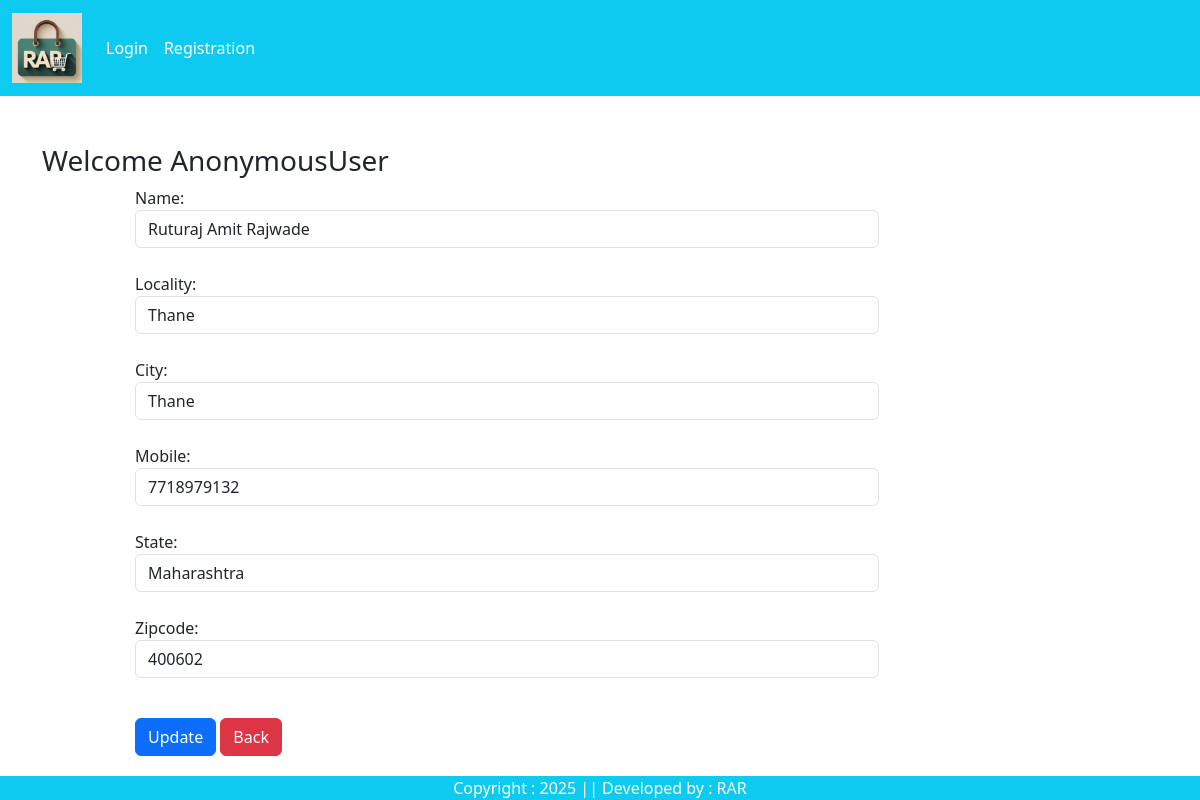
/updateAddress/4, run on the app's committed database.
### app/models.py (models this page shows, shortened)
class Customer(models.Model):
    user= models.ForeignKey(User,on_delete=models.CASCADE)
    name= models.CharField(max_length=200)
    locality = models.CharField(max_length=200)
    city = models.CharField(max_length=50)
    mobile = models.CharField(max_length=10,validators=[phone_validator],unique=True)
    zipcode = models.IntegerField()
    state = models.CharField(choices=STATE_CHOICES, max_length=100 )

### app/views.py (the view, shortened to what this page needs)
# urls.py: path('updateAddress/<int:pk>',views.updateAddress.as_view(),name ="updateAddress" ),
class updateAddress(View):
    def get(self,request,pk):
        add= Customer.objects.get(pk = pk)
        form = CustomerProfileForm(instance=add)
        return render(request,'app/updateaddress.html',locals())

### app/forms.py
class CustomerProfileForm(forms.ModelForm):
    class Meta:
        model = Customer
        fields = ['name','locality','city','mobile','state','zipcode']
        widgets = {
            'name': forms.TextInput(attrs = {'class':'form-control'}),
            'locality': forms.TextInput(attrs ={'class':'form-control'}),
            'city': forms.TextInput(attrs = {'class':'form-control'}),
            'mobile': forms.TextInput(attrs = {'class':'form-control'}),
            'state': forms.Select(attrs = {'class':'form-control'}),
            'zipcode': forms.NumberInput(attrs = {'class':'form-control'}),
        }

### app/templates/app/updateaddress.html (shortened to what this page needs)
{% extends "app/base.html" %}
{% load static %}
{% block main-content %}
    <div class="container my-5">
        <div class="row">
            <h3>Welcome <span class="text-capitalize">{{request.user}}</span></h3>
        </div>
        <div class="col-sm-8 offset-sm-1">
            <form action="" method="post">
                {% for fm in form %}
                    {{fm.label_tag}}{{fm}} <small class="text-danger">{{fm.error|striptags}}</small>
                    <br>
                {% endfor %}
                <div class="col-12 mt-3">
                    <button class="btn btn-primary" type="submit">Update</button>
                    <a href="{% url "address" %}" type ="button" class = "btn = btn-danger">Back</a>
                </div>
            </form>
        </div>
    </div>
{% endblock main-content %}

### data on the page
Customer: form "Ruturaj Amit Rajwade" "Thane" "Thane" "7718979132" "Maharashtra" "400602"

### other printed values
{{ request.user }} "AnonymousUser"
{{ fm.label_tag }} "Name:" "Locality:" "City:" "Mobile:" "State:" "Zipcode:"
